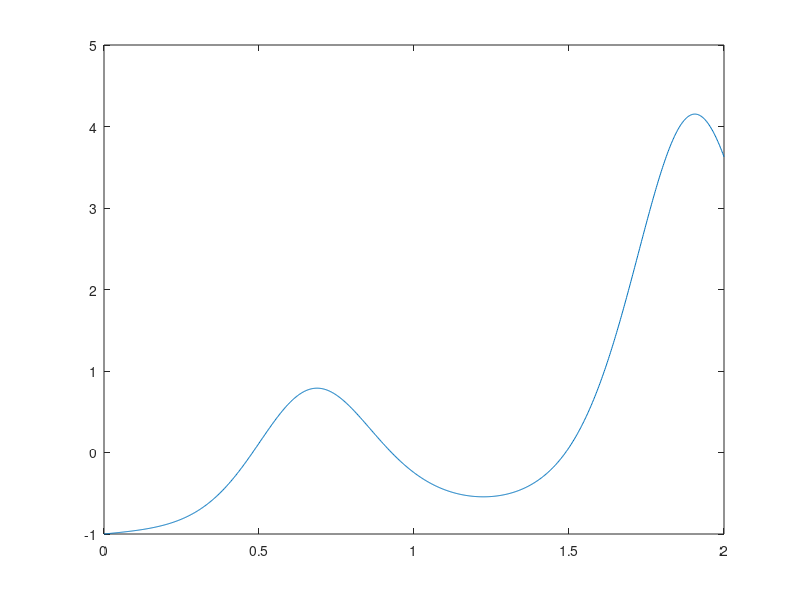

The MATLAB source for this figure:
clear
close all
clc

f=@(x) cos(x);
n=linspace(-1,1,12);
z=linspace(-1,1,120);
s=spline(n,f(n),z);
max(abs(f(z)-s));

clear
close all
clc

x=10.^(-9);
f=sqrt((exp(x)-1)./x);
y=sqrt((x+(x.^2)./2)./x);
err=abs(f-y)/abs(y);

clear
close all
clc

f=@(x) x.*cos(x-2*pi);
z=linspace(3,6,9);
c=polyfit(z,f(z),2);
polyval(c,5.8)

clear
close all
clc

f=@(x) cos(1./x);
z=linspace(0.2,1,3);
abs(f(0.8)-polyval(polyfit(z,f(z),2),0.8));

clear
close all
clc

A=diag(12*ones(1,20))+diag(4*ones(1,19),1)+diag(4*ones(1,19),-1);
b=linspace(0,1,20)';
R=chol(A);
%R'*Rx=b
y=R'\b;
x=R\y;
norm(x+y,inf)

clear
close all
clc

x=linspace(-1,1);
f=exp(-x.^2).*sin(5.*x);
c=roots(f);

clear
close all
clc

A=hilb(100);
k=0;
for i=1:100
    for j=1:100
        if A(i,j)<0.03
            k=k+A(i,j);
        end
    end
end
k

clear
close all
clc

f=@(x) x.^4-2*x.^2+1;
z=linspace(0,1,8);
polyfit(z,f(z),7)

clear
close all
clc

f=@(x) exp(-cos(5.*x)).*x-1;
z=linspace(0,2,1000)
plot(z,f(z));
